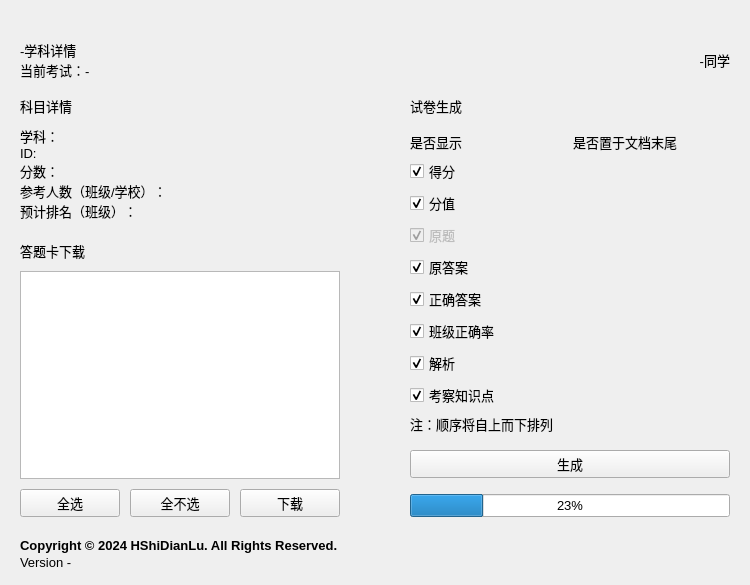
<?xml version="1.0" encoding="UTF-8"?>
<ui version="4.0">
 <class>Form</class>
 <widget class="QWidget" name="Form">
  <property name="geometry">
   <rect>
    <x>0</x>
    <y>0</y>
    <width>750</width>
    <height>585</height>
   </rect>
  </property>
  <property name="font">
   <font>
    <family>Microsoft JhengHei UI</family>
    <pointsize>10</pointsize>
   </font>
  </property>
  <property name="windowTitle">
   <string>ZhiXueHacker</string>
  </property>
  <property name="styleSheet">
   <string notr="true"/>
  </property>
  <layout class="QGridLayout" name="gridLayout_2">
   <property name="leftMargin">
    <number>20</number>
   </property>
   <property name="topMargin">
    <number>40</number>
   </property>
   <property name="rightMargin">
    <number>20</number>
   </property>
   <property name="bottomMargin">
    <number>15</number>
   </property>
   <property name="horizontalSpacing">
    <number>70</number>
   </property>
   <item row="6" column="0" rowspan="7">
    <layout class="QVBoxLayout" name="verticalLayout">
     <item>
      <widget class="StrongBodyLabel" name="StrongBodyLabel_2">
       <property name="text">
        <string>科目详情</string>
       </property>
      </widget>
     </item>
     <item>
      <spacer name="verticalSpacer_2">
       <property name="orientation">
        <enum>Qt::Vertical</enum>
       </property>
       <property name="sizeType">
        <enum>QSizePolicy::Fixed</enum>
       </property>
       <property name="sizeHint" stdset="0">
        <size>
         <width>20</width>
         <height>10</height>
        </size>
       </property>
      </spacer>
     </item>
     <item>
      <widget class="CaptionLabel" name="CaptionLabel_4">
       <property name="text">
        <string>学科：
ID:
分数：
参考人数（班级/学校）：
预计排名（班级）：</string>
       </property>
       <property name="wordWrap">
        <bool>false</bool>
       </property>
      </widget>
     </item>
     <item>
      <spacer name="verticalSpacer_6">
       <property name="orientation">
        <enum>Qt::Vertical</enum>
       </property>
       <property name="sizeType">
        <enum>QSizePolicy::Fixed</enum>
       </property>
       <property name="sizeHint" stdset="0">
        <size>
         <width>20</width>
         <height>20</height>
        </size>
       </property>
      </spacer>
     </item>
     <item>
      <widget class="StrongBodyLabel" name="StrongBodyLabel_3">
       <property name="text">
        <string>答题卡下载</string>
       </property>
      </widget>
     </item>
     <item>
      <spacer name="verticalSpacer_4">
       <property name="orientation">
        <enum>Qt::Vertical</enum>
       </property>
       <property name="sizeType">
        <enum>QSizePolicy::Fixed</enum>
       </property>
       <property name="sizeHint" stdset="0">
        <size>
         <width>20</width>
         <height>10</height>
        </size>
       </property>
      </spacer>
     </item>
     <item>
      <widget class="ListWidget" name="ListWidget_2">
       <property name="selectionMode">
        <enum>QAbstractItemView::MultiSelection</enum>
       </property>
      </widget>
     </item>
     <item>
      <spacer name="verticalSpacer_7">
       <property name="orientation">
        <enum>Qt::Vertical</enum>
       </property>
       <property name="sizeType">
        <enum>QSizePolicy::Fixed</enum>
       </property>
       <property name="sizeHint" stdset="0">
        <size>
         <width>20</width>
         <height>10</height>
        </size>
       </property>
      </spacer>
     </item>
     <item>
      <layout class="QHBoxLayout" name="horizontalLayout_2">
       <item>
        <widget class="PushButton" name="PushButton">
         <property name="text">
          <string>全选</string>
         </property>
        </widget>
       </item>
       <item>
        <spacer name="horizontalSpacer_2">
         <property name="orientation">
          <enum>Qt::Horizontal</enum>
         </property>
         <property name="sizeType">
          <enum>QSizePolicy::Fixed</enum>
         </property>
         <property name="sizeHint" stdset="0">
          <size>
           <width>10</width>
           <height>20</height>
          </size>
         </property>
        </spacer>
       </item>
       <item>
        <widget class="PushButton" name="PushButton_3">
         <property name="text">
          <string>全不选</string>
         </property>
        </widget>
       </item>
       <item>
        <spacer name="horizontalSpacer_3">
         <property name="orientation">
          <enum>Qt::Horizontal</enum>
         </property>
         <property name="sizeType">
          <enum>QSizePolicy::Fixed</enum>
         </property>
         <property name="sizeHint" stdset="0">
          <size>
           <width>10</width>
           <height>20</height>
          </size>
         </property>
        </spacer>
       </item>
       <item>
        <widget class="PrimaryPushButton" name="PrimaryPushButton_2">
         <property name="text">
          <string>下载</string>
         </property>
        </widget>
       </item>
      </layout>
     </item>
    </layout>
   </item>
   <item row="6" column="1" rowspan="7">
    <layout class="QVBoxLayout" name="verticalLayout_5">
     <property name="spacing">
      <number>6</number>
     </property>
     <property name="leftMargin">
      <number>0</number>
     </property>
     <property name="topMargin">
      <number>0</number>
     </property>
     <property name="rightMargin">
      <number>0</number>
     </property>
     <item>
      <widget class="StrongBodyLabel" name="StrongBodyLabel_4">
       <property name="text">
        <string>试卷生成</string>
       </property>
      </widget>
     </item>
     <item>
      <spacer name="verticalSpacer_10">
       <property name="orientation">
        <enum>Qt::Vertical</enum>
       </property>
       <property name="sizeType">
        <enum>QSizePolicy::Fixed</enum>
       </property>
       <property name="sizeHint" stdset="0">
        <size>
         <width>20</width>
         <height>10</height>
        </size>
       </property>
      </spacer>
     </item>
     <item>
      <layout class="QGridLayout" name="gridLayout_4">
       <item row="4" column="0">
        <widget class="CheckBox" name="CheckBox_7">
         <property name="text">
          <string>原答案</string>
         </property>
         <property name="checked">
          <bool>true</bool>
         </property>
        </widget>
       </item>
       <item row="6" column="1">
        <widget class="SwitchButton" name="SwitchButton_7"/>
       </item>
       <item row="5" column="1">
        <widget class="SwitchButton" name="SwitchButton_4"/>
       </item>
       <item row="7" column="1">
        <widget class="SwitchButton" name="SwitchButton_5"/>
       </item>
       <item row="1" column="0">
        <widget class="CheckBox" name="CheckBox_2">
         <property name="text">
          <string>得分</string>
         </property>
         <property name="checked">
          <bool>true</bool>
         </property>
        </widget>
       </item>
       <item row="8" column="1">
        <widget class="SwitchButton" name="SwitchButton_6"/>
       </item>
       <item row="2" column="0">
        <widget class="CheckBox" name="CheckBox">
         <property name="text">
          <string>分值</string>
         </property>
         <property name="checked">
          <bool>true</bool>
         </property>
        </widget>
       </item>
       <item row="4" column="1">
        <widget class="SwitchButton" name="SwitchButton_3"/>
       </item>
       <item row="8" column="0">
        <widget class="CheckBox" name="CheckBox_8">
         <property name="text">
          <string>考察知识点</string>
         </property>
         <property name="checked">
          <bool>true</bool>
         </property>
        </widget>
       </item>
       <item row="7" column="0">
        <widget class="CheckBox" name="CheckBox_5">
         <property name="text">
          <string>解析</string>
         </property>
         <property name="checked">
          <bool>true</bool>
         </property>
        </widget>
       </item>
       <item row="3" column="0">
        <widget class="CheckBox" name="CheckBox_3">
         <property name="enabled">
          <bool>false</bool>
         </property>
         <property name="text">
          <string>原题</string>
         </property>
         <property name="checked">
          <bool>true</bool>
         </property>
        </widget>
       </item>
       <item row="5" column="0">
        <widget class="CheckBox" name="CheckBox_6">
         <property name="text">
          <string>正确答案</string>
         </property>
         <property name="checked">
          <bool>true</bool>
         </property>
        </widget>
       </item>
       <item row="6" column="0">
        <widget class="CheckBox" name="CheckBox_4">
         <property name="text">
          <string>班级正确率</string>
         </property>
         <property name="checked">
          <bool>true</bool>
         </property>
        </widget>
       </item>
       <item row="0" column="0">
        <widget class="CaptionLabel" name="CaptionLabel_9">
         <property name="text">
          <string>是否显示</string>
         </property>
        </widget>
       </item>
       <item row="0" column="1">
        <widget class="CaptionLabel" name="CaptionLabel_10">
         <property name="text">
          <string>是否置于文档末尾</string>
         </property>
        </widget>
       </item>
      </layout>
     </item>
     <item>
      <widget class="CaptionLabel" name="CaptionLabel_6">
       <property name="text">
        <string>注：顺序将自上而下排列</string>
       </property>
      </widget>
     </item>
     <item>
      <spacer name="verticalSpacer_8">
       <property name="orientation">
        <enum>Qt::Vertical</enum>
       </property>
       <property name="sizeType">
        <enum>QSizePolicy::Fixed</enum>
       </property>
       <property name="sizeHint" stdset="0">
        <size>
         <width>20</width>
         <height>10</height>
        </size>
       </property>
      </spacer>
     </item>
     <item>
      <widget class="PrimaryPushButton" name="PrimaryPushButton">
       <property name="text">
        <string>生成</string>
       </property>
      </widget>
     </item>
     <item>
      <spacer name="verticalSpacer_9">
       <property name="orientation">
        <enum>Qt::Vertical</enum>
       </property>
       <property name="sizeType">
        <enum>QSizePolicy::Fixed</enum>
       </property>
       <property name="sizeHint" stdset="0">
        <size>
         <width>20</width>
         <height>10</height>
        </size>
       </property>
      </spacer>
     </item>
     <item>
      <widget class="ProgressBar" name="ProgressBar_2">
       <property name="value">
        <number>23</number>
       </property>
      </widget>
     </item>
    </layout>
   </item>
   <item row="5" column="0" colspan="2">
    <spacer name="verticalSpacer">
     <property name="orientation">
      <enum>Qt::Vertical</enum>
     </property>
     <property name="sizeType">
      <enum>QSizePolicy::Fixed</enum>
     </property>
     <property name="sizeHint" stdset="0">
      <size>
       <width>20</width>
       <height>10</height>
      </size>
     </property>
    </spacer>
   </item>
   <item row="4" column="0" colspan="2">
    <layout class="QGridLayout" name="gridLayout">
     <item row="0" column="0">
      <layout class="QVBoxLayout" name="verticalLayout_4">
       <property name="spacing">
        <number>0</number>
       </property>
       <item>
        <widget class="TitleLabel" name="TitleLabel">
         <property name="text">
          <string>-学科详情</string>
         </property>
        </widget>
       </item>
       <item>
        <widget class="CaptionLabel" name="CaptionLabel">
         <property name="text">
          <string>当前考试：-</string>
         </property>
        </widget>
       </item>
      </layout>
     </item>
     <item row="0" column="1">
      <widget class="CaptionLabel" name="CaptionLabel_3">
       <property name="text">
        <string>-同学</string>
       </property>
       <property name="alignment">
        <set>Qt::AlignRight|Qt::AlignTrailing|Qt::AlignVCenter</set>
       </property>
      </widget>
     </item>
    </layout>
   </item>
   <item row="13" column="0">
    <spacer name="verticalSpacer_5">
     <property name="orientation">
      <enum>Qt::Vertical</enum>
     </property>
     <property name="sizeHint" stdset="0">
      <size>
       <width>12</width>
       <height>21</height>
      </size>
     </property>
    </spacer>
   </item>
   <item row="15" column="0" colspan="2">
    <layout class="QVBoxLayout" name="verticalLayout_3">
     <property name="spacing">
      <number>2</number>
     </property>
     <property name="topMargin">
      <number>0</number>
     </property>
     <item>
      <widget class="StrongBodyLabel" name="StrongBodyLabel">
       <property name="font">
        <font>
         <family>Microsoft YaHei UI</family>
         <pointsize>10</pointsize>
         <weight>75</weight>
         <bold>true</bold>
        </font>
       </property>
       <property name="text">
        <string>Copyright © 2024 HShiDianLu. All Rights Reserved.</string>
       </property>
       <property name="alignment">
        <set>Qt::AlignLeading|Qt::AlignLeft|Qt::AlignVCenter</set>
       </property>
      </widget>
     </item>
     <item>
      <widget class="CaptionLabel" name="CaptionLabel_2">
       <property name="font">
        <font>
         <family>Microsoft YaHei UI</family>
         <pointsize>10</pointsize>
         <weight>50</weight>
         <bold>false</bold>
        </font>
       </property>
       <property name="text">
        <string>Version -</string>
       </property>
       <property name="alignment">
        <set>Qt::AlignLeading|Qt::AlignLeft|Qt::AlignVCenter</set>
       </property>
      </widget>
     </item>
    </layout>
   </item>
  </layout>
 </widget>
 <customwidgets>
  <customwidget>
   <class>CheckBox</class>
   <extends>QCheckBox</extends>
   <header>qfluentwidgets</header>
  </customwidget>
  <customwidget>
   <class>PushButton</class>
   <extends>QPushButton</extends>
   <header>qfluentwidgets</header>
  </customwidget>
  <customwidget>
   <class>PrimaryPushButton</class>
   <extends>PushButton</extends>
   <header>qfluentwidgets</header>
  </customwidget>
  <customwidget>
   <class>SwitchButton</class>
   <extends>QWidget</extends>
   <header>qfluentwidgets</header>
  </customwidget>
  <customwidget>
   <class>CaptionLabel</class>
   <extends>QLabel</extends>
   <header>qfluentwidgets</header>
  </customwidget>
  <customwidget>
   <class>StrongBodyLabel</class>
   <extends>QLabel</extends>
   <header>qfluentwidgets</header>
  </customwidget>
  <customwidget>
   <class>TitleLabel</class>
   <extends>QLabel</extends>
   <header>qfluentwidgets</header>
  </customwidget>
  <customwidget>
   <class>ProgressBar</class>
   <extends>QProgressBar</extends>
   <header>qfluentwidgets</header>
  </customwidget>
  <customwidget>
   <class>ListWidget</class>
   <extends>QListWidget</extends>
   <header>qfluentwidgets</header>
  </customwidget>
 </customwidgets>
 <resources/>
 <connections/>
</ui>
